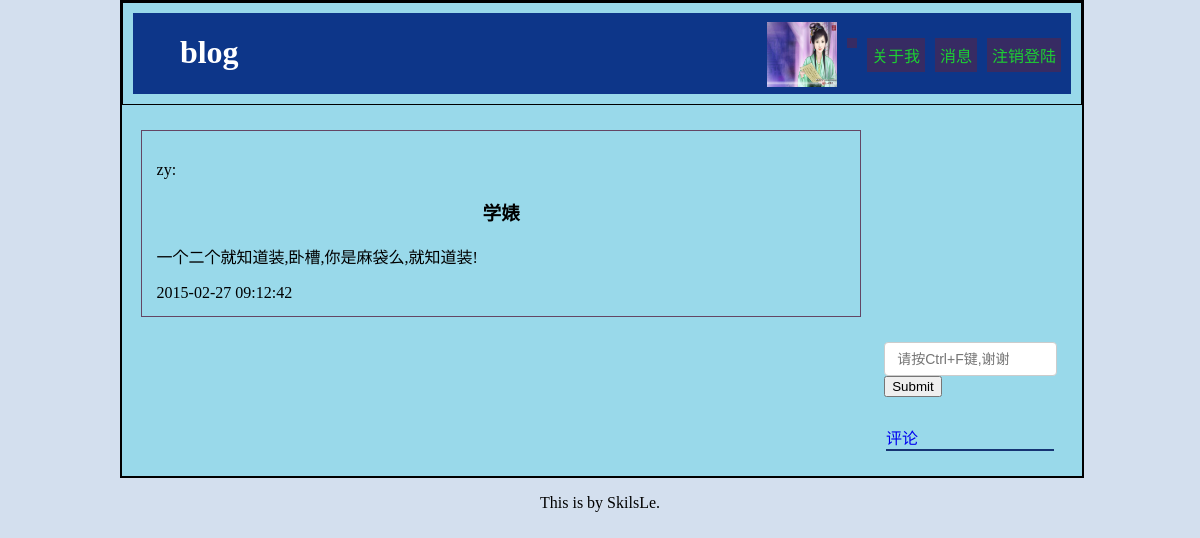
The page /php/content.php?content_id=1 on the database its author committed.
### tables this page shows
CREATE TABLE IF NOT EXISTS `blog_content` (
  `user_id` int(11) NOT NULL,
  `user_name` varchar(10) NOT NULL,
`content_id` int(11) NOT NULL,
  `content_title` varchar(225) NOT NULL,
  `type` varchar(32) NOT NULL,
  `content` text NOT NULL,
  `time` timestamp NOT NULL DEFAULT CURRENT_TIMESTAMP ON UPDATE CURRENT_TIMESTAMP
);

### php/content.php (the view, shortened to what this page needs)
<?php
	include"../php/connect.php";
	$user_id =  $_SESSION['id'];
	$user_name =  $_SESSION['name'];
    $content_id=$_GET['content_id'];
	?>
	<?php
    function ff_page($content,$page)
    {
    $PageLength = 3000;
    $CLength = strlen($content);
    if($CLength <= $PageLength)
     {
        echo $content;
 }
}
?>
<html>
<head>
	<link rel="stylesheet" href="../css/index_style.css">
	<link rel="stylesheet" href="../css/tab.css">
	<link rel="stylesheet" href="../css/timeline.css">
</head>
<body>
<div id="main">
	<div id="header_out">
		<div id="header">
			<div id="header_left">
				<h1>blog</h1>
			</div>
			<div id="header_right">
				<li><a href="../php/cancel.php">注销登陆</a></li>
				<li><a href="#">消息</a></li>
				<li><a href="#">关于我</a></li>
				<li><a href="#"><?php echo $user_name;?></a></li>
				<a href="../php/upload.php"><img src="../php/pic/pic<?php echo $user_id;?>.jpg"  onError="this.src='../php/pic/default.jpg';"/></a>
			</div>
		</div>
	</div>
	<div id="body">
		<div class="body_right2" style="display:block;">
			<div id="log">
				<?php
					$result = $db->query("SELECT * FROM `blog_content` WHERE `content_id` = '$content_id'");
					foreach ($result as $value) {
						print("<p>{$value['user_name']}:</p> <h3>{$value['content_title']}</h3>
							<p id='p'>");
					    $content1=$value['content'];
					    $current=$_REQUEST['page_t'];
					    $result= ff_page($content1,$current);
					    print("{$result}</p>              <span>{$value['time']}</span>
                </div>
    </div>
    <div id='search'>
    <div id='sear'>
      <input type='text' class='form-control' placeholder='请按Ctrl+F键,谢谢'>
      <button type='submit' class='btn btn-default'>Submit</button></div>");
          $content_id=$value['content_id'];
              echo <<<STR
            <div class="time" >
              <a href="#a" class="ping">评论</a>
              <div name="a" class="discu">
                <form name="input" action="../php/discuss.php?content_id={$content_id}" method="post">
                <input type="text" name="discuss" placeholder="{$user_name}说:"/>
                <input type="submit" value="发表" />
                </form>
              </div>
              <div class="reply">
STR;
              echo <<<STR
              </div>
            </div>
          </div>
STR;
}
					?>
		</div>
	</div>
<div id="footer">
	<p>This is by SkilsLe.</p>
</div>
</body>
</html>

### css/index_style.css (style rules this page uses)
body { margin: 0; padding: 0; background: #d3dfee; }
h1 { color: #fff; }
li { list-style: none; }
a { text-decoration: none; }
#main { width: 80%; background: #99d9ea; margin-left: 10%; border: 2px solid #000; }
#header_out { border: 1px solid #000; }
#header { margin: 10px; background: #0d3689; height: 80.875px; }
#header a { color: #1DCF33; }
#header_left { width: 40%; float: left; margin-left: 5%; }
#header_right { float: right; }
#header_right li { list-style: none; float: right; margin-right: 10px; margin-top: 25px; background: #372b63; padding: 5px; text-align: center; }
#header_right img { width: 70px; height: 65px; float: right; margin-top: 9px; margin-right: 10px; }
#body { overflow: auto; }
#search { float: right; margin: 25px; width: 18%; overflow: hidden; }
.form-control { display: block; width: 100%; padding: 6px 12px; font-size: 14px; line-height: 1.42857143; color: #555; border: 1px solid #ccc; border-radius: 4px; }
.time { width: 96%; margin: 0 1%; }
.reply { border: 1px solid #163473; width: 100%; }
.time a { width: 38px; }
#footer { margin-left: 45%; }
#sear { margin-bottom: 16%; }

### css/tab.css (style rules this page uses)
.body_right2 { margin-top: 25px; width: 75%; margin-left: 2%; float: left; }
#log { border: 1px solid #644664; padding: 2%; }
#log h3 { text-align: center; }

### rows shown on the page
blog_content: user_name "zy", content_title "学婊", content "一个二个就知道装,卧槽,你是麻袋么,就知道装!", time "2015-02-27 09:12:42"
